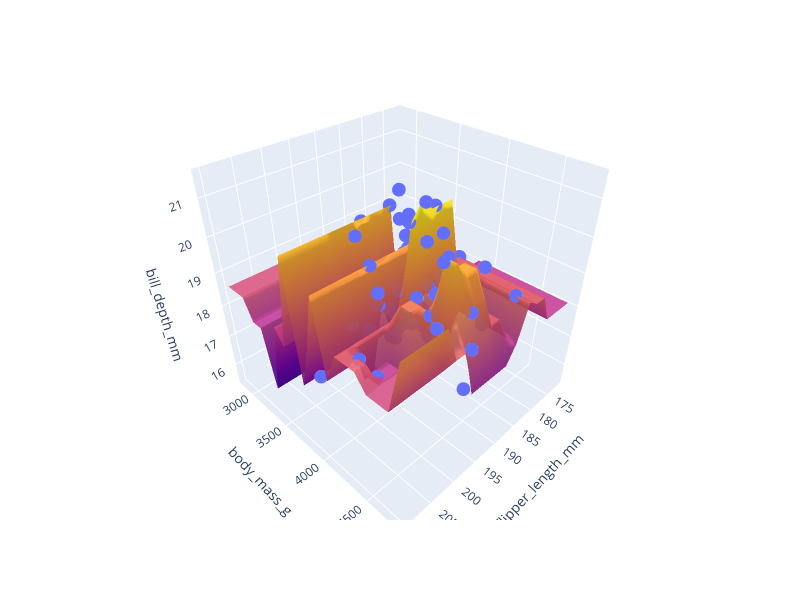

Notebook code cell kept with this figure:
### Markdown cell above
Lower error! A better model? Let's visualize it.

### Code cell
fig = px.scatter_3d(df, x="flipper_length_mm", y="body_mass_g", z="bill_depth_mm")

# Create a grid of points to evaluate plane
grid_resolution = 20
(u,v) = np.meshgrid(
    np.linspace(df["flipper_length_mm"].min(), df["flipper_length_mm"].max(), grid_resolution),
    np.linspace(df["body_mass_g"].min(), df["body_mass_g"].max(), grid_resolution))
features = pl.DataFrame({"flipper_length_mm": u.flatten(),
                         "body_mass_g": v.flatten()})

# Make predictions at every point on the grid
zs = tree_model.predict(features) #<------------------ Only change

# create the Surface
fig.add_trace(go.Surface(x=u, y=v, z= zs.reshape(u.shape), opacity=0.9, showscale=False))
fig.update_layout(autosize=False, width=800, height=600)

### Figure 1 — Plotly figure (JSON) as saved in the notebook; plotly's stock layout.template omitted (floating-point values rounded to 4 significant figures; data arrays with more than 128 entries replaced by an {"elided": "..."} marker saying what was removed)
{"data": [{"hovertemplate": "flipper_length_mm=%{x}<br>body_mass_g=%{y}<br>bill_depth_mm=%{z}<extra></extra>", "legendgroup": "", "marker": {"color": "#636efa", "symbol": "circle"}, "mode": "markers", "name": "", "scene": "scene", "showlegend": false, "type": "scatter3d", "x": {"elided": "146 float values"}, "y": {"elided": "146 float values"}, "z": {"elided": "146 float values"}}, {"opacity": 0.9, "showscale": false, "type": "surface", "x": {"elided": "20x20 float values"}, "y": {"elided": "20x20 float values"}, "z": {"elided": "20x20 float values"}}], "layout": {"autosize": false, "height": 600, "legend": {"tracegroupgap": 0}, "margin": {"t": 60}, "scene": {"domain": {"x": [0.0, 1.0], "y": [0.0, 1.0]}, "xaxis": {"title": {"text": "flipper_length_mm"}}, "yaxis": {"title": {"text": "body_mass_g"}}, "zaxis": {"title": {"text": "bill_depth_mm"}}}, "width": 800}}
